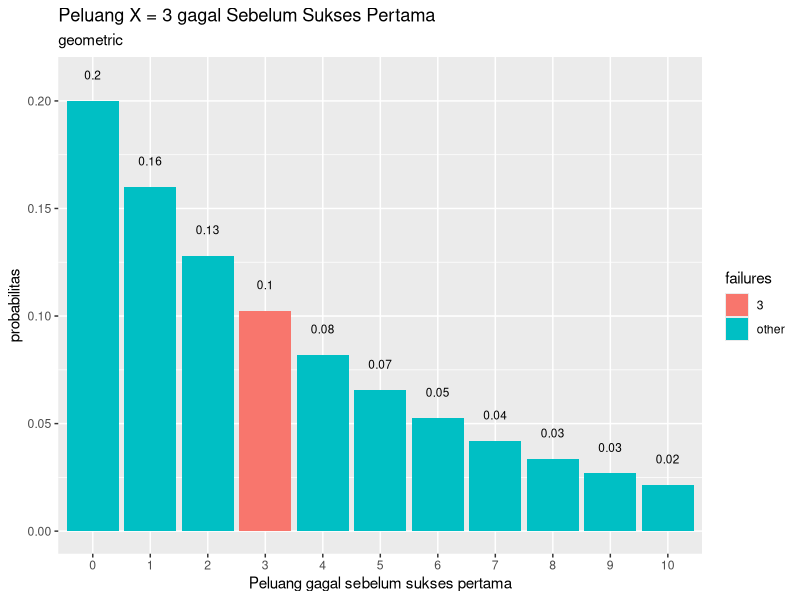

Reproduce this figure in R.
#no 1 a
dgeom(3, .20)

#no 1b
mean(rgeom( n = 10000, prob = .20) == 3)


#no 1 d
library(dplyr)
library(ggplot2)

data.frame(x = 0:10, prob = dgeom(x = 0:10, prob = .20)) %>%
  mutate(failures = ifelse(x == 3,3, "other")) %>%
ggplot(aes(x = factor(x), y = prob, fill = failures)) +
  geom_col() +
  geom_text(
    aes(label = round(prob,2), y = prob + 0.01),
  position = position_dodge(0.9),
    size = 3,
    vjust = 0
  ) +
  labs(title = "Peluang X = 3 gagal Sebelum Sukses Pertama",
       subtitle = "geometric",
       x = "Peluang gagal sebelum sukses pertama",
       y = "probabilitas")

#no 1 e
mean = 3 * 0.20
mean
varian = 3 * 0.20 * (1 - 0.20)
varian
